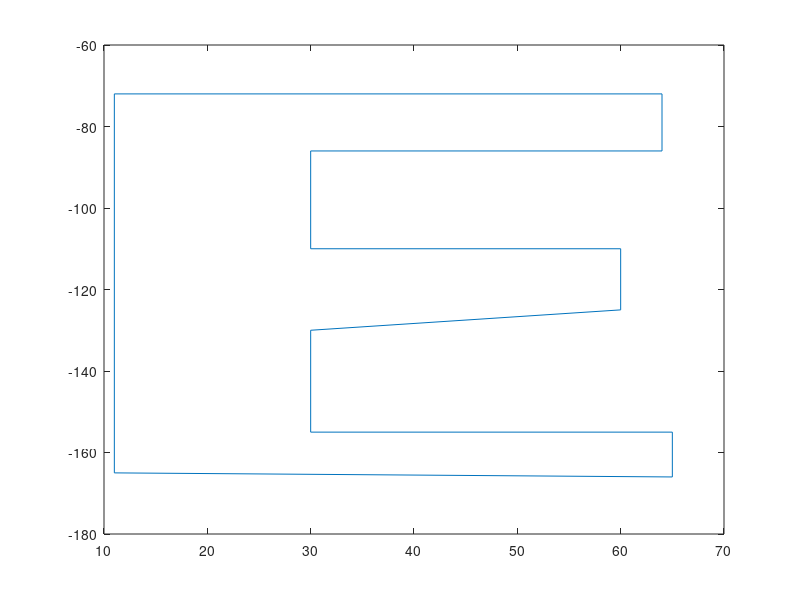

Write the MATLAB code that produced this figure. (Note: this script raises an error after producing the figure.)
%% font design
%% data
x_E = [11, 64, 64, 30, 30, 60, 60, 30, 30, 65, 65, 11, 11 ];
y_E = [-72, -72, -86, -86, -110, -110, -125, -130, -155, -155, -166, -165, -72];

figure; plot(x_E, y_E);

[x_E,y_E] = subd_image(x_E,y_E);
[x_E2,y_E2] = subd_image(x_E,y_E); % 점점 매끄러운 함수 출력

figure, plot(x_E, y_E, '-b')
figure, plot(x_E2, y_E2, '-b')

%% subdivision
function [t_subd] = subdivision(t)

t1 = [t(end-1),t(1:end),t(2)];
n = length(t);
t_subd = zeros(1,2*n-1);

mask = [-1, 9, 9, -1]/16;

for i= 2:n+1
    t_subd(2*i-3) = t1(i);
end
for i=2:n
    t_subd(2*i-2) = mask*[t1(i-1); t1(i); t1(i+1); t1(i+2);];
end

end

%% subdivision_image
function [x,y] = subd_image(x,y)

[x] = subdivision(x);
[y] = subdivision(y);

end